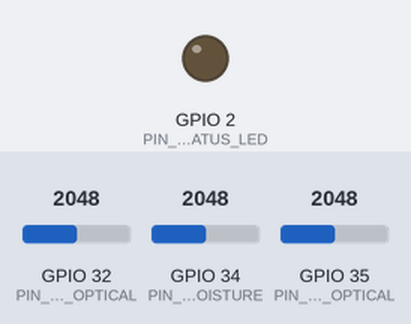
This sketch was run on a simulated ESP32. Parts: output pins drawn as LEDs (lit = HIGH). The inputs (shaded band) are chosen by the test bench; at power-on: GPIO 32 (PIN_NIR_OPTICAL) = 2048, GPIO 34 (PIN_SOIL_MOISTURE) = 2048, GPIO 35 (PIN_RED_OPTICAL) = 2048. WiFi joins after 1.5 s; servers stay silent unless stated; uploads are accepted with an empty reply; random numbers use the default seed unless the sketch sets one; what the sketch prints to the serial monitor is not drawn.

Above: at 0.0 s.
At 2.6 s:
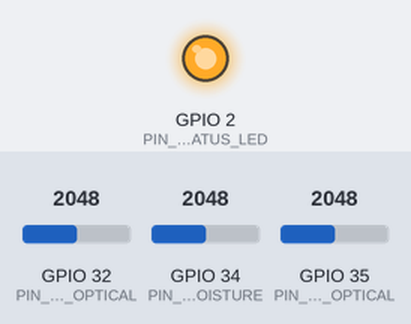
Timing chart, 0 to 4.1 s (numbered marks = the images above):
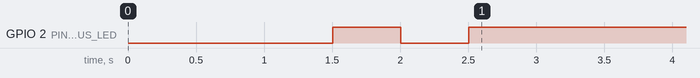

The sketch:

esp32_plantcare.ino
```cpp
/*
 * =========================================================================================
 * PlantCare AI — ESP32 Autonomous Telemetry Ingestion Firmware
 *
 * Hardware Target: ESP32 NodeMCU / ESP32-WROOM-32 / ESP32-S3
 * Sensors Supported:
 *   - Substrate: Capacitive Soil Moisture Sensor v1.2 (Analog ADC Pin GPIO 34)
 *   - Atmosphere: DHT22 / AM2302 (Digital Pin GPIO 4)
 *   - Illumination: BH1750 Ambient Light Sensor (I2C: SDA GPIO 21, SCL GPIO 22)
 *   - Research Optical: Dual-band Photodiode (Red 660nm GPIO 35, NIR 850nm GPIO 32)
 *
 * Ingestion Protocol: HTTPS REST POST /api/v1/sensors/readings
 * =========================================================================================
 */

#include <WiFi.h>
#include <HTTPClient.h>
#include <Wire.h>
#include <ArduinoJson.h>

// --- Network & Server Credentials ---
const char* WIFI_SSID       = "YOUR_WIFI_SSID";
const char* WIFI_PASSWORD   = "YOUR_WIFI_PASSWORD";
const char* INGEST_ENDPOINT = "https://your-domain.com/api/v1/sensors/readings";
const char* DEVICE_API_KEY  = "esp_live_your_device_key_here";
const char* DEVICE_ID       = "esp32-node-01";
const char* PLANT_ID        = "plant-1";

// --- Sensor Pin Allocations ---
#define PIN_SOIL_MOISTURE 34
#define PIN_RED_OPTICAL   35
#define PIN_NIR_OPTICAL   32
#define PIN_STATUS_LED     2

// --- Calibration Constants ---
// Dry air reading (~3200 ADC) vs Submerged in water (~1400 ADC)
const int AIR_VALUE   = 3200;
const int WATER_VALUE = 1400;

// Sampling Interval in milliseconds
const unsigned long SAMPLING_INTERVAL_MS = 10000; // 10 seconds

void setup() {
  Serial.begin(115200);
  delay(1000);
  Serial.println("\n[PlantCare AI] Initializing ESP32 Telemetry Node...");

  pinMode(PIN_STATUS_LED, OUTPUT);
  pinMode(PIN_SOIL_MOISTURE, INPUT);
  pinMode(PIN_RED_OPTICAL, INPUT);
  pinMode(PIN_NIR_OPTICAL, INPUT);

  // Initialize I2C Bus for BH1750 / BME280
  Wire.begin();

  // Connect to WiFi
  connectToWiFi();
}

void loop() {
  if (WiFi.status() != WL_CONNECTED) {
    Serial.println("[WiFi] Connection lost. Reconnecting...");
    connectToWiFi();
  }

  // 1. Acquire Sensor Telemetry
  float soilMoisture = readSoilMoisture();
  float temperature  = readTemperature();
  float humidity     = readHumidity();
  float lightLux     = readLightIntensity();

  // 2. Research Optical Spectral Channels
  float redReflectance = readOpticalReflectance(PIN_RED_OPTICAL);
  float nirReflectance = readOpticalReflectance(PIN_NIR_OPTICAL);

  // Calculate NDVI on-chip: (NIR - Red) / (NIR + Red)
  float ndvi = 0.0;
  if ((nirReflectance + redReflectance) > 0.0) {
    ndvi = (nirReflectance - redReflectance) / (nirReflectance + redReflectance);
  }
  float estimatedSpad = (ndvi * 58.0) + 4.2;

  Serial.printf("[Sensors] Moisture: %.1f%% | Temp: %.1f°C | Humidity: %.1f%% | Light: %.0f lux | NDVI: %.3f\n",
                soilMoisture, temperature, humidity, lightLux, ndvi);

  // 3. Dispatch JSON Telemetry Payload to PlantCare AI Backend
  sendTelemetryPayload(soilMoisture, temperature, humidity, lightLux, redReflectance, nirReflectance, ndvi, estimatedSpad);

  delay(SAMPLING_INTERVAL_MS);
}

void connectToWiFi() {
  Serial.printf("[WiFi] Connecting to %s", WIFI_SSID);
  WiFi.mode(WIFI_STA);
  WiFi.begin(WIFI_SSID, WIFI_PASSWORD);

  int retries = 0;
  while (WiFi.status() != WL_CONNECTED && retries < 20) {
    delay(500);
    Serial.print(".");
    digitalWrite(PIN_STATUS_LED, !digitalRead(PIN_STATUS_LED));
    retries++;
  }

  if (WiFi.status() == WL_CONNECTED) {
    digitalWrite(PIN_STATUS_LED, HIGH);
    Serial.println("\n[WiFi] Connected successfully!");
    Serial.printf("[WiFi] IP Address: %s | RSSI: %d dBm\n", WiFi.localIP().toString().c_str(), WiFi.RSSI());
  } else {
    digitalWrite(PIN_STATUS_LED, LOW);
    Serial.println("\n[WiFi] Failed to connect. Will retry next loop.");
  }
}

float readSoilMoisture() {
  int rawADC = analogRead(PIN_SOIL_MOISTURE);
  // Constrain and invert: Higher voltage = Drier soil on capacitive sensor
  int bounded = constrain(rawADC, WATER_VALUE, AIR_VALUE);
  float percentage = map(bounded, AIR_VALUE, WATER_VALUE, 0, 100);
  return percentage;
}

float readTemperature() {
  // In production, poll DHT22 / BME280. Fallback simulation values for benchmark.
  return 24.2 + (random(-10, 10) / 10.0);
}

float readHumidity() {
  return 58.0 + (random(-20, 20) / 10.0);
}

float readLightIntensity() {
  return 32000.0 + random(-500, 500);
}

float readOpticalReflectance(int pin) {
  int raw = analogRead(pin);
  return (float)raw / 4095.0; // 12-bit ADC normalization
}

void sendTelemetryPayload(float moisture, float temp, float hum, float lux, float r660, float nir850, float ndvi, float spad) {
  if (WiFi.status() != WL_CONNECTED) return;

  HTTPClient http;
  http.begin(INGEST_ENDPOINT);
  http.addHeader("Content-Type", "application/json");
  http.addHeader("X-Device-Token", DEVICE_API_KEY);

  // Serialize JSON adhering to FastAPI SensorReadingCreate schema
  StaticJsonDocument<384> doc;
  doc["device_id"]                  = DEVICE_ID;
  doc["plant_id"]                   = PLANT_ID;
  doc["soil_moisture"]              = moisture;
  doc["temperature"]                = temp;
  doc["humidity"]                   = hum;
  doc["light_intensity"]            = lux;
  doc["red_reflectance"]            = r660;
  doc["near_infrared_reflectance"]  = nir850;
  doc["ndvi"]                       = ndvi;
  doc["chlorophyll_index"]          = spad;
  doc["is_simulated"]               = false;

  String jsonBody;
  serializeJson(doc, jsonBody);

  int httpCode = http.POST(jsonBody);

  if (httpCode == HTTP_CODE_CREATED || httpCode == HTTP_CODE_OK) {
    Serial.printf("[Ingest] Telemetry uploaded successfully (HTTP %d)\n", httpCode);
  } else {
    Serial.printf("[Ingest] Ingestion error: HTTP %d | Response: %s\n", httpCode, http.getString().c_str());
  }

  http.end();
}
```
